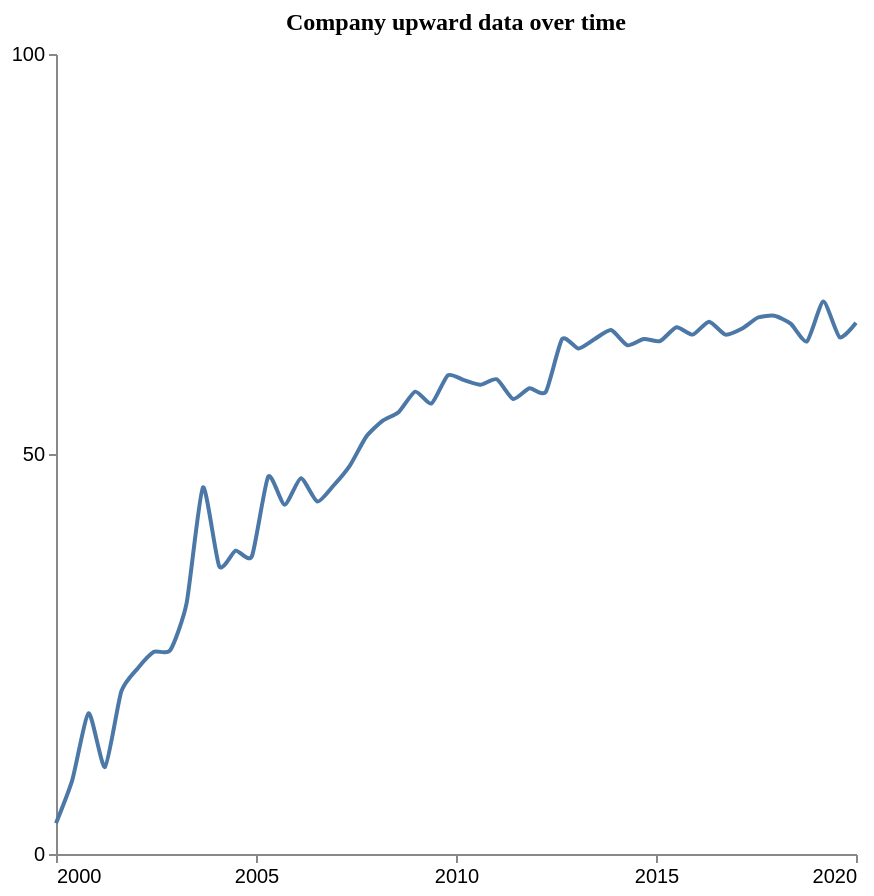

Express this chart as Vega-Lite.
### Vega-Lite specification from a JSON file in a GitHub repository (floating-point values rounded to 4 significant figures)
{"$schema": "https://vega.github.io/schema/vega-lite/v5.json", "description": "Pattern: Upward", "data": {"values": [{"X": 2000.0, "Y": 3.838}, {"X": 2000.0, "Y": 9.265}, {"X": 2001.0, "Y": 17.6}, {"X": 2001.0, "Y": 10.86}, {"X": 2002.0, "Y": 20.31}, {"X": 2002.0, "Y": 23.19}, {"X": 2002.0, "Y": 25.27}, {"X": 2003.0, "Y": 25.47}, {"X": 2003.0, "Y": 31.35}, {"X": 2004.0, "Y": 45.83}, {"X": 2004.0, "Y": 35.95}, {"X": 2004.0, "Y": 37.92}, {"X": 2005.0, "Y": 37.23}, {"X": 2005.0, "Y": 47.18}, {"X": 2006.0, "Y": 43.65}, {"X": 2006.0, "Y": 46.97}, {"X": 2007.0, "Y": 44.06}, {"X": 2007.0, "Y": 46.06}, {"X": 2007.0, "Y": 48.56}, {"X": 2008.0, "Y": 52.16}, {"X": 2008.0, "Y": 54.15}, {"X": 2009.0, "Y": 55.26}, {"X": 2009.0, "Y": 57.79}, {"X": 2009.0, "Y": 56.32}, {"X": 2010.0, "Y": 59.84}, {"X": 2010.0, "Y": 59.23}, {"X": 2011.0, "Y": 58.66}, {"X": 2011.0, "Y": 59.34}, {"X": 2011.0, "Y": 56.88}, {"X": 2012.0, "Y": 58.22}, {"X": 2012.0, "Y": 57.76}, {"X": 2013.0, "Y": 64.37}, {"X": 2013.0, "Y": 63.19}, {"X": 2013.0, "Y": 64.38}, {"X": 2014.0, "Y": 65.5}, {"X": 2014.0, "Y": 63.59}, {"X": 2015.0, "Y": 64.38}, {"X": 2015.0, "Y": 64.11}, {"X": 2016.0, "Y": 65.85}, {"X": 2016.0, "Y": 64.92}, {"X": 2016.0, "Y": 66.54}, {"X": 2017.0, "Y": 64.93}, {"X": 2017.0, "Y": 65.65}, {"X": 2018.0, "Y": 67.06}, {"X": 2018.0, "Y": 67.28}, {"X": 2018.0, "Y": 66.29}, {"X": 2019.0, "Y": 64.1}, {"X": 2019.0, "Y": 69.05}, {"X": 2020.0, "Y": 64.58}, {"X": 2020.0, "Y": 66.4}]}, "mark": {"type": "line", "interpolate": "cardinal", "tension": 0.4}, "encoding": {"x": {"field": "X", "type": "quantitative", "title": "", "axis": {"grid": false, "format": "d", "values": [2000, 2005, 2010, 2015, 2020], "tickSize": 4}, "scale": {"domain": [2000, 2020]}}, "y": {"field": "Y", "type": "quantitative", "title": "", "axis": {"grid": false, "format": "d", "values": [0, 50, 100], "tickSize": 4, "tickOpacity": 1}, "scale": {"domain": [0, 100]}}}, "title": {"text": "Company upward data over time", "anchor": "middle", "font": "Tahoma", "fontSize": 12}, "config": {"lineBreak": "^", "view": {"stroke": null}}, "height": 400, "width": 400, "autosize": "pad"}
